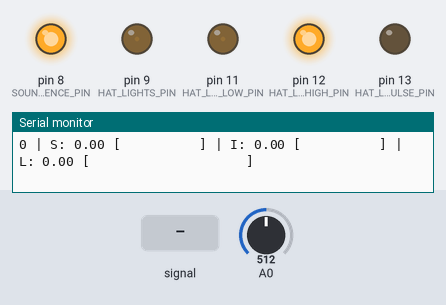
This program was run on a simulated Arduino Pro Mini, built with avr-gcc and run on an emulated ATmega328P. Shown: output pins drawn as LEDs (lit = HIGH), the last lines printed to the serial monitor. The test bench sets the inputs (shaded band); at power-on: A0 = 512.

Above: at 1.2 s.
1.3 s: A0 fed a 200 Hz sine of ±460 counts around its level
At 1.62 s:
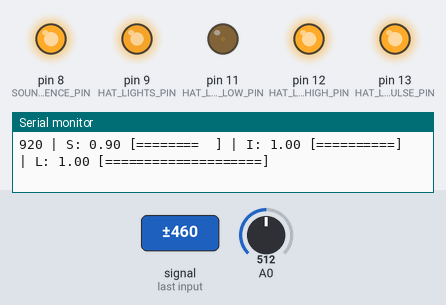
4.3 s: A0 set to 716
6.0 s: A0 fed a 1000 Hz sine of ±255 counts around its level
7.6 s: A0 fed a 2 Hz sine of ±306 counts around its level
At 8.7 s:
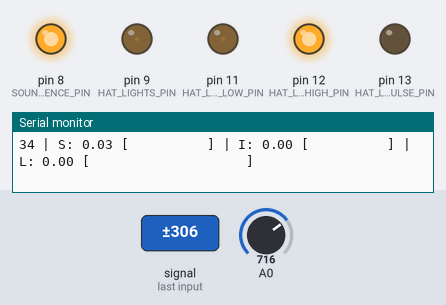
9.3 s: A0 set to 900
At 10.5 s:
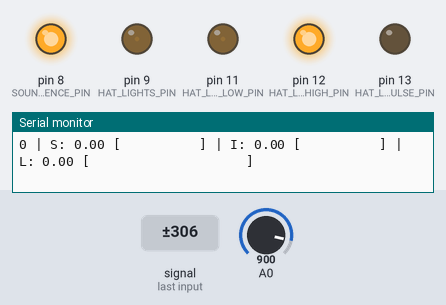
Timing chart, 0 to 12.0 s (numbered marks = the images above; inputs shaded):
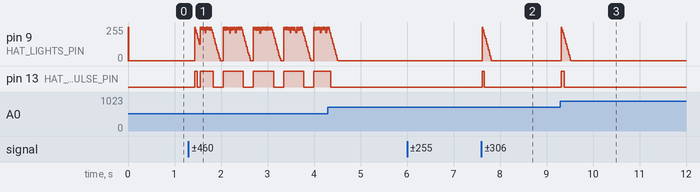

The program:

main.cpp
```cpp
#include <limits.h>
#include <Arduino.h>

// FHT, see http://wiki.openmusiclabs.com/wiki/ArduinoFHT
#define LOG_OUT 1 // use the log output function
#define FHT_N 128 // amount of bins to use
#include <FHT.h> // include the library

#define FreqLog // use log scale for FHT frequencies
#define FreqGainFactorBits 0 // 6  // use 6 for justification
//#define FreqSerialBinary

// Macros for faster sampling, see
// http://yaab-arduino.blogspot.co.il/2015/02/fast-sampling-from-analog-input.html
#define cbi(sfr, bit) (_SFR_BYTE(sfr) &= ~_BV(bit))
#define sbi(sfr, bit) (_SFR_BYTE(sfr) |= _BV(bit))

// Set to true if you want to use the FHT 128 channel analyser to visualize
// the detected frequencies. Will disable beat detection.
const bool LOG_FREQUENCY_DATA = false;

// Set to true if the light should be based on detected beats instead
// of detected amplitudes.
const bool PERFORM_BEAT_DETECTION = false;

const int SOUND_REFERENCE_PIN = 8; // D8
const int HAT_LIGHTS_PIN = 9; // D9
const int HAT_LIGHTS_LOW_PIN = 11; // D11
const int HAT_LIGHTS_HIGH_PIN = 12; // D12
const int HAT_LIGHTS_PULSE_PIN = 13; // D13

const int LIGHT_PULSE_DELAY = 2000;
const int LIGHT_PULSE_DURATION = 500;

const int LIGHT_FADE_OUT_DURATION = 200; // good value range is [100:1000]
const float MINIMUM_LIGHT_INTENSITY = 0.01; // in range [0:1]
const float MAXIMUM_LIGHT_INTENSITY = 1.0; // in range [0:1]

const int MAXIMUM_SIGNAL_VALUE = 1024;
const int INTENSITY_FACTOR = MAXIMUM_SIGNAL_VALUE/3;

const int OVERALL_FREQUENCY_RANGE_START = 2; // should be 0, but first 2 bands produce too much noise
const int OVERALL_FREQUENCY_RANGE_END = FHT_N / 2;
const int OVERALL_FREQUENCY_RANGE = OVERALL_FREQUENCY_RANGE_END - OVERALL_FREQUENCY_RANGE_START;

const int FIRST_FREQUENCY_RANGE_START = 2;
const int FIRST_FREQUENCY_RANGE_END = 4;
const int FIRST_FREQUENCY_RANGE = FIRST_FREQUENCY_RANGE_END - FIRST_FREQUENCY_RANGE_START;

const int SECOND_FREQUENCY_RANGE_START = 2;
const int SECOND_FREQUENCY_RANGE_END = 6;
const int SECOND_FREQUENCY_RANGE = SECOND_FREQUENCY_RANGE_END - SECOND_FREQUENCY_RANGE_START;

const int MAXIMUM_BEATS_PER_MINUTE = 300;
const int MINIMUM_DELAY_BETWEEN_BEATS = 60000L / MAXIMUM_BEATS_PER_MINUTE;
const int SINGLE_BEAT_DURATION = 50; // good value range is [50:150]

const int FREQUENCY_MAGNITUDE_SAMPLES = 7; // good value range is [5:15]

struct runningStats {
  int current;
  long total;
  int average;
  int variance;
  int history[FREQUENCY_MAGNITUDE_SAMPLES];
  size_t historyIndex;

  runningStats() : current(0), total(0), average(0), variance(0), historyIndex(0) { memset(&history, 0 , sizeof(history)); };
  void update(int value);
};

runningStats overallFrequency, firstFrequency, secondFrequency, signal;

long lastBeatTimestamp = 0;
long durationSinceLastBeat = 0;
float beatProbability = 0;
float beatProbabilityThreshold = 0.5;

long lightIntensityBumpTimestamp = 0;
float lightIntensityBumpValue = 0;
float lightIntensityValue = 0;

/**
 * Converts the specified value into an ASCII-art progressbar
 * with the specified length.
 */
String toProgressBar(float value, const int length) {
  int amount = max(0, min(length, value * length));
  String progressBar = "[";
  for (int i = 0; i < amount; i++) {
    progressBar += "=";
  }
  for (int i = 0; i < length - amount; i++) {
    progressBar += " ";
  }
  progressBar += "]";
  return progressBar;
}

void logValue(String name, float value, int length) {
  Serial.print(" | " + name + ": " + value + " " + toProgressBar(value, length));
}

void logValue(String name, float value) {
  logValue(name, value, 10);
}

void logValue(String name, boolean value) {
  logValue(name, value ? 1.0 : 0.0, 1);
}


/**
 * Analog to Digital Conversion needs to be configured to free running mode
 * in order to read the sound sensor values at a high frequency.
 *
 * See: http://maxembedded.com/2011/06/the-adc-of-the-avr/
 */
void setupADC() {
  ADCSRA = 0xe0+7; // "ADC Enable", "ADC Start Conversion", "ADC Auto Trigger Enable" and divider.
  ADMUX = 0x0; // use adc0. Use ARef pin for analog reference (same as analogReference(EXTERNAL)).
  //ADMUX |= 0x40; // Use Vcc for analog reference.
  DIDR0 = 0x01; // turn off the digital input for adc0
}

void runningStats::update(int value) {
  total -= history[historyIndex]; // subtract the oldest history value from the total
  total += current; // add the current value to the total
  history[historyIndex] = current; // add the current value to the history
  if (++historyIndex >= FREQUENCY_MAGNITUDE_SAMPLES) historyIndex = 0;

  average = total / FREQUENCY_MAGNITUDE_SAMPLES;

  // update the variance of frequency magnitudes
  long squaredDifferenceSum = 0;
  for (int i = 0; i < FREQUENCY_MAGNITUDE_SAMPLES; i++) {
    long diff = history[i] - average;
    squaredDifferenceSum += (diff * diff);
  }
  variance = squaredDifferenceSum / FREQUENCY_MAGNITUDE_SAMPLES;

  // Finally, save the new value
  // Statistics do not include it, so variance analysis is based on prior samples
  current = value;
}


uint32_t sqrt32 (uint32_t n)
{
    // http://www.codecodex.com/wiki/Calculate_an_integer_square_root#C
    // Another very fast algorithm donated by Tristan.Muntsinger@gmail.com
    // (note: tested across the full 32 bits range, see comment below)

    // 15 iterations (c=1<<15)

    uint32_t c = 0x8000;
    uint32_t g = 0x8000;

    for(;;)
    {
        if (g*g > n)
            g ^= c;
        c >>= 1;
        if (!c)
            return g;
        g |= c;
    }
}


/**
 * Will read the sound sensor values from pin A0.
 */
void readAudioSamples() {
  long currentAverage = 0;
  int currentMaximum = INT_MIN;
  int currentMinimum = INT_MAX;

  for (int i = 0; i < FHT_N; i++) { // save 256 samples
    while (!(ADCSRA & /*0x10*/_BV(ADIF))); // wait for adc to be ready (ADIF)
    sbi(ADCSRA, ADIF); // restart adc
    byte m = ADCL; // fetch adc data
    byte j = ADCH;
    int k = ((int) j << 8) | m; // form into an int

    k -= 0x0200; // form into a signed int
    currentMinimum = min(currentMinimum, k);
    currentMaximum = max(currentMaximum, k);
    currentAverage += k;

    k <<= FreqGainFactorBits;
    fht_input[i] = k; // put real data into bins
  }

  currentAverage /= FHT_N;

  // WM: Original logic - not really sure why this makes any sense??
  //int signalDelta = currentMaximum - currentAverage;
  //signal.current = currentAverage + (2 * signalDelta);
  //constrain(signal.current, 0, currentMaximum);

  // Signal power
  // roughly equivalent to the full FHT output ..
/*
  long variance = 0;
  for (int i = 0; i < FHT_N; ++i) {
    long v_offset = (fht_input[i] - currentAverage);
    variance += (v_offset * v_offset);
  }
  variance /= FHT_N;
  signal.update(sqrt32(variance));
*/

  // vPP
  signal.update(currentMaximum - currentMinimum);
  Serial.print(signal.current);


  logValue("S", (float) signal.current / MAXIMUM_SIGNAL_VALUE, 10);
  //logValue("A", (float) signal.average / MAXIMUM_SIGNAL_VALUE, 10);
  //logValue("M", (float) currentMaximum / MAXIMUM_SIGNAL_VALUE, 10);
}

/**
 * Will run the Fast Hartley Transform to convert the time domain signals
 * to the frequency domain.
 *
 * See: http://wiki.openmusiclabs.com/wiki/ArduinoFHT
 */
void getFrequencyData() {
  fht_window(); // window the data for better frequency response
  fht_reorder(); // reorder the data before doing the FHT
  fht_run(); // process the data in the FHT
  fht_mag_log(); // get the magnitude of each bin in the FHT
}

void logFrequencyData() {
#ifdef FreqSerialBinary
  // print as binary
  Serial.write(255); // send a start byte
  Serial.write(fht_log_out, FHT_N / 2); // send out the data
#else
  // print as text
  for (int i = 0; i < FHT_N / 2; i++) {
      Serial.print(fht_log_out[i]);
      Serial.print(',');
  }
  Serial.print("\n");
#endif
}


byte getFrequencyMagnitude(byte frequencies[], const int startIndex, const int endIndex) {
  int total = 0;
  int average = 0;

  for (int i = startIndex; i < endIndex; i++) {
    int current = frequencies[i];
    total += current;
  }

  average = total / (endIndex - startIndex);

  logValue("F", (float) average / 128, 10);

  return average;
}


/**
 * Will calculate a value in range [0:2] based on the magnitude changes of
 * different frequency bands.
 * Low values are indicating a low beat probability.
 */
float calculateSignalChangeFactor() {
  float aboveAverageSignalFactor;
/*
  auto sq_diff = signal.current - signal.average;
  sq_diff *= sq_diff;
  if (sq_diff < (2*signal.variance)) {
    aboveAverageSignalFactor = 0;
  } else */{
    aboveAverageSignalFactor = ((float) (signal.current - signal.average) / (2*sqrt32(signal.variance)));
    aboveAverageSignalFactor = constrain(aboveAverageSignalFactor, 0, 2);
  }

  //logValue("SC", (float) signal.current / 512, 10);
  //logValue("SA", (float) signal.average / 512, 10);
  logValue("SF", aboveAverageSignalFactor / 2, 2);
  return aboveAverageSignalFactor;
}

/**
 * Will calculate a value in range [0:1] based on the magnitude changes of
 * different frequency bands.
 * Low values are indicating a low beat probability.
 */
float calculateMagnitudeChangeFactor() {
  // current overall magnitude is higher than the average, probably
  // because the signal is mainly noise
  float aboveAverageOverallMagnitudeFactor = ((float) overallFrequency.current / overallFrequency.average);
  aboveAverageOverallMagnitudeFactor -= 1.05;
  aboveAverageOverallMagnitudeFactor *= 10;
  aboveAverageOverallMagnitudeFactor = constrain(aboveAverageOverallMagnitudeFactor, 0, 1);

  // current magnitude is higher than the average, probably
  // because the there's a beat right now
  float aboveAverageFirstMagnitudeFactor = ((float) firstFrequency.current / firstFrequency.average);
  aboveAverageOverallMagnitudeFactor -= 0.1;
  aboveAverageFirstMagnitudeFactor *= 1.5;
  aboveAverageFirstMagnitudeFactor = pow(aboveAverageFirstMagnitudeFactor, 3);
  aboveAverageFirstMagnitudeFactor /= 3;
  aboveAverageFirstMagnitudeFactor -= 1.25;

  aboveAverageFirstMagnitudeFactor = constrain(aboveAverageFirstMagnitudeFactor, 0, 1);

  float aboveAverageSecondMagnitudeFactor = ((float) secondFrequency.current / secondFrequency.average);
  aboveAverageSecondMagnitudeFactor -= 1.01;
  aboveAverageSecondMagnitudeFactor *= 10;
  aboveAverageSecondMagnitudeFactor = constrain(aboveAverageSecondMagnitudeFactor, 0, 1);

  float magnitudeChangeFactor = aboveAverageFirstMagnitudeFactor;
  if (magnitudeChangeFactor > 0.15) {
    magnitudeChangeFactor = max(aboveAverageFirstMagnitudeFactor, aboveAverageSecondMagnitudeFactor);
  }

  if (magnitudeChangeFactor < 0.5 && aboveAverageOverallMagnitudeFactor > 0.5) {
    // there's no bass related beat, but the overall magnitude changed significantly
    magnitudeChangeFactor = max(magnitudeChangeFactor, aboveAverageOverallMagnitudeFactor);
  } else {
    // this is here to avoid treating signal noise as beats
    //magnitudeChangeFactor *= 1 - aboveAverageOverallMagnitudeFactor;
  }

  //float maximumMagnitude = 128; //128;

  //logValue("CO", (overallFrequency.current - overallFrequency.average) / maximumMagnitude, 5);
  //logValue("C1", (firstFrequency.current - firstFrequency.average) / maximumMagnitude, 5);
  //logValue("C2", (secondFrequency.current - secondFrequency.average) / maximumMagnitude, 5);

  //logValue("CO", (overallFrequency.current) / maximumMagnitude, 10);
  //logValue("C1", (firstFrequency.current) / maximumMagnitude, 10);
  //logValue("C2", (secondFrequency.current) / maximumMagnitude, 10);

  logValue("AO", aboveAverageOverallMagnitudeFactor, 2);
  logValue("A1", aboveAverageFirstMagnitudeFactor, 10);
  logValue("A2", aboveAverageSecondMagnitudeFactor, 10);
  //logValue("A1|2", max(aboveAverageFirstMagnitudeFactor, aboveAverageSecondMagnitudeFactor), 1);


  logValue("M", magnitudeChangeFactor, 1);

  return magnitudeChangeFactor;
}

/**
 * Will calculate a value in range [0:1] based on variance in the first and second
 * frequency band over time. The variance will be high if the magnitude of bass
 * frequencies changed in the last few milliseconds.
 * Low values are indicating a low beat probability.
 */
float calculateVarianceFactor() {
  // a beat also requires a high variance in recent frequency magnitudes
  float firstVarianceFactor = ((float) (firstFrequency.variance - 50) / 20) - 1;
  firstVarianceFactor = constrain(firstVarianceFactor, 0, 1);

  float secondVarianceFactor = ((float) (secondFrequency.variance - 50) / 20) - 1;
  secondVarianceFactor = constrain(secondVarianceFactor, 0, 1);

  float varianceFactor = max(firstVarianceFactor, secondVarianceFactor);

  logValue("V", varianceFactor, 1);

  return varianceFactor;
}

/**
 * Will calculate a value in range [0:1] based on the recency of the last detected beat.
 * Low values are indicating a low beat probability.
 */
float calculateRecencyFactor() {
  float recencyFactor = 1;
  durationSinceLastBeat = millis() - lastBeatTimestamp;

  int referenceDuration = MINIMUM_DELAY_BETWEEN_BEATS - SINGLE_BEAT_DURATION;
  recencyFactor = 1 - ((float) referenceDuration / durationSinceLastBeat);
  recencyFactor = constrain(recencyFactor, 0, 1);

  //logValue("R", recencyFactor, 5);

  return recencyFactor;
}


/**
 * Will update the beat probability, a value between 0 and 1
 * indicating how likely it is that there's a beat right now.
 */
void updateBeatProbability() {
  beatProbability = 1;
  beatProbability *= calculateSignalChangeFactor();
  //beatProbability *= calculateMagnitudeChangeFactor();
  beatProbability *= max(calculateMagnitudeChangeFactor(), calculateVarianceFactor());
  beatProbability *= calculateRecencyFactor();

  if (beatProbability >= beatProbabilityThreshold) {
    lastBeatTimestamp = millis();
    durationSinceLastBeat = 0;
  }

  logValue("B", beatProbability, 5);
}

/**
 * Will extract insightful features from the frequency data in order
 * to perform the beat detection.
 */
void processFrequencyData() {
  // each of the methods below will:
  //  - get the current frequency magnitude
  //  - add the current magnitude to the history
  //  - update relevant features
  overallFrequency.update(getFrequencyMagnitude(fht_log_out, OVERALL_FREQUENCY_RANGE_START, OVERALL_FREQUENCY_RANGE_END));
  firstFrequency.update(getFrequencyMagnitude(fht_log_out, FIRST_FREQUENCY_RANGE_START, FIRST_FREQUENCY_RANGE_END));
  secondFrequency.update(getFrequencyMagnitude(fht_log_out, SECOND_FREQUENCY_RANGE_START, SECOND_FREQUENCY_RANGE_END));
}

/**
 * Will update the light intensity bump based on the recency of detected beats.
 */
void updateLightIntensityBasedOnBeats() {
  float intensity = 1 - ((float) durationSinceLastBeat / LIGHT_FADE_OUT_DURATION);
  intensity = constrain(intensity, 0, 1);

  if (intensity > lightIntensityValue) {
    lightIntensityBumpValue = intensity;
    lightIntensityBumpTimestamp = millis();
  }
}

/**
 * Will update the light intensity bump based on measured amplitudes.
 */
void updateLightIntensityBasedOnAmplitudes() {
  float intensity;
  if (signal.average < 1 || signal.current < 1) {
    intensity = 0;
  } else {
    intensity = (float) (signal.current - signal.average) / (10*sqrt32(signal.variance));
    intensity *= pow(intensity, 3);

    if (intensity < 0.1) {
      intensity = 0;
    } else {
      intensity -= 0.1;
      intensity = pow(1 + intensity, 3) - 1;
      intensity = constrain(intensity, 0, 1);
    }
  }

  logValue("I", intensity, 10);

  if (intensity > lightIntensityValue) {
    lightIntensityBumpValue = intensity;
    lightIntensityBumpTimestamp = millis();
  }
}

/**
 * Will update the hat lights based on the last light intensity bumps.
 */
void updateLights() {
  long durationSinceLastBump = millis() - lightIntensityBumpTimestamp;
  float fadeFactor = 1 - ((float) durationSinceLastBump / LIGHT_FADE_OUT_DURATION);
  fadeFactor = constrain(fadeFactor, 0, 1);

  lightIntensityValue = lightIntensityBumpValue * fadeFactor;
  lightIntensityValue = constrain(lightIntensityValue, 0, 1);

  logValue("L", lightIntensityValue, 20);

  // scale the intensity to be in range of maximum and minimum
  float scaledLightIntensity = MINIMUM_LIGHT_INTENSITY + (lightIntensityValue * (MAXIMUM_LIGHT_INTENSITY - MINIMUM_LIGHT_INTENSITY));

  int pinValue = 255 * scaledLightIntensity;
  analogWrite(HAT_LIGHTS_PIN, pinValue);

  // also use the builtin LED, for debugging when no lights are connected
  if (scaledLightIntensity > MAXIMUM_LIGHT_INTENSITY - ((MAXIMUM_LIGHT_INTENSITY - MINIMUM_LIGHT_INTENSITY) / 4)) {
    digitalWrite(LED_BUILTIN, HIGH);
  } else {
    digitalWrite(LED_BUILTIN, LOW);
  }
}

void updatePulse() {
  // update the pulse signal
  static long lastPulseTimestamp = 0;

  long durationSincePulse = millis() - lastPulseTimestamp;
  float fadeFactor = ((float) durationSincePulse / (LIGHT_PULSE_DURATION * 2));
  if (durationSincePulse >= LIGHT_PULSE_DURATION) {
    fadeFactor = 1 - fadeFactor;
  }
  fadeFactor *= 2;
  fadeFactor = constrain(fadeFactor, 0, 1);

  // scale the intensity to be in range of maximum and minimum
  float scaledLightIntensity = MINIMUM_LIGHT_INTENSITY + (fadeFactor * (MAXIMUM_LIGHT_INTENSITY - MINIMUM_LIGHT_INTENSITY));

  logValue("P", scaledLightIntensity, 10);
  int pinValue = 255 * scaledLightIntensity;
  analogWrite(HAT_LIGHTS_PULSE_PIN, pinValue);

  if (durationSincePulse >= LIGHT_PULSE_DELAY) {
    lastPulseTimestamp = millis();
  }
}


void setup() {
  setupADC();

  pinMode(LED_BUILTIN, OUTPUT);
  pinMode(HAT_LIGHTS_PIN, OUTPUT);
  pinMode(HAT_LIGHTS_LOW_PIN, OUTPUT);
  pinMode(HAT_LIGHTS_HIGH_PIN, OUTPUT);
  pinMode(HAT_LIGHTS_PULSE_PIN, OUTPUT);
  pinMode(SOUND_REFERENCE_PIN, OUTPUT);

  digitalWrite(HAT_LIGHTS_PIN, HIGH);
  digitalWrite(SOUND_REFERENCE_PIN, HIGH);

  analogWrite(HAT_LIGHTS_LOW_PIN, 255 * MINIMUM_LIGHT_INTENSITY);
  analogWrite(HAT_LIGHTS_HIGH_PIN, 255 * MAXIMUM_LIGHT_INTENSITY);

  Serial.begin(115200);
  Serial.println("Starting Festival Hat Controller");
}


void loop() {
  if (LOG_FREQUENCY_DATA) {
    readAudioSamples();
    getFrequencyData();
    logFrequencyData();
  } else {
    readAudioSamples();
    if (PERFORM_BEAT_DETECTION) {
      getFrequencyData();
      processFrequencyData();
      updateBeatProbability();
      updateLightIntensityBasedOnBeats();
    } else {
      updateLightIntensityBasedOnAmplitudes();
    }
    updateLights();
    Serial.println("");
  }
}
```

Measured:
- after the input at 1.3 s, pin 13 (HAT_LIGHTS_PULSE_PIN): goes HIGH 0.05 s, LOW 0.07 s, HIGH 0.28 s, 3 × (LOW 0.22 s, HIGH 0.43 s), LOW 0.22 s, then HIGH, starting after 0.13 s
- after the input at 7.6 s, pin 13 (HAT_LIGHTS_PULSE_PIN): LOW → HIGH at once, → LOW 0.05 s later
- after the input at 9.3 s, pin 13 (HAT_LIGHTS_PULSE_PIN): LOW → HIGH at once, → LOW 0.07 s later
